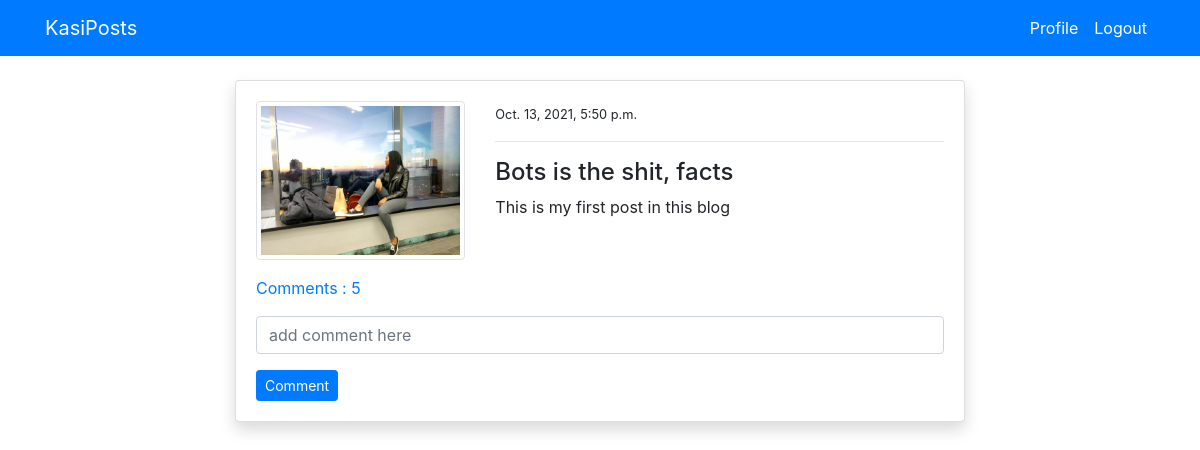
The app's page /post_detail/7/ (signed in) with its own data.
### blog/models.py (models this page shows, shortened)
class PostModel(models.Model):
    title = models.CharField(max_length = 100)
    content = models.TextField()
    auth = models.ForeignKey(User,on_delete = models.CASCADE )
    date_created = models.DateTimeField(auto_now_add = True)
    class Meta:
        ordering = ('-date_created',)
    def comment_count(self):
        return self.comment_set.all().count()

### users/models.py (models this page shows, shortened)
class ProfileModel(models.Model):
    user = models.OneToOneField(User, on_delete = models.CASCADE)
    image = models.ImageField(default = 'default.png', upload_to = 'profile', validators =[FileExtensionValidator(['png','jpg'])] )

### blog/views.py (the view)
# urls.py: path('post_detail/<int:pk>/', views.post_detail, name = 'blog-post-detail'),
@login_required
def post_detail(request, pk):
    post = PostModel.objects.get(id = pk)
    if request.method == "POST":
        c_form = CommentForm(request.POST)
        if c_form.is_valid():
            instance = c_form.save(commit = False)
            instance.user = request.user
            instance.post = post
            instance.save()
            return redirect('blog-post-detail', pk= post.id
            )
    else:
        c_form = CommentForm()
    context = {
        'post' : post,
        'c_form' : c_form,
    }
    return render(request, 'blog/post_detail.html', context)

### blog/forms.py
class CommentForm(forms.ModelForm):
    content = forms.CharField(label='',widget = forms.TextInput(attrs={'placeholder' : 'add comment here'}) )
    class Meta:
        model = Comment
        fields = ('content',)

### templates/blog/post_detail.html (shortened to what this page needs)
{% extends 'partials/base.html' %}
{% load crispy_forms_tags %}
{% block content %}
    <div class="container">
       <div class="row mt-5 pt-3">
           <div class="col-md-8 offset-md-2">
                <div class="card my-3 shadow">
                   <div class="card-body">
                       <div class="row">
                           <div class="col-md-4">
                                <img class="img-thumbnail" src="{{post.auth.profilemodel.image.url}}" alt="profile-img">
                           </div>
                           <div class="col-md-8">
                              <small> {{ post.date_created}} </small>
                              <hr>
                              <h4>{{post.title}}</h4>
                              <p>{{post.content}}</p>
                           </div>
                       </div>
                       <p class="mt-3" >
                        <a class="" data-toggle="collapse" href="#collapseExample" role="button" aria-expanded="false" aria-controls="collapseExample">
                          Comments : {{post.comment_count}}
                        </a>
                      </p>
                      <form method="POST">
                          {{c_form | crispy }}
                          <input class="btn btn-primary btn-sm" type="submit" value="Comment">
                      </form>
                   </div>
                </div>
           </div>
       </div>
    </div>
{% endblock %}

### records on screen
PostModel: auth.profilemodel.image (picture), date_created "Oct. 13, 2021, 5:50 p.m.", title "Bots is the shit, facts", content "This is my first post in this blog", comment_count "5"
